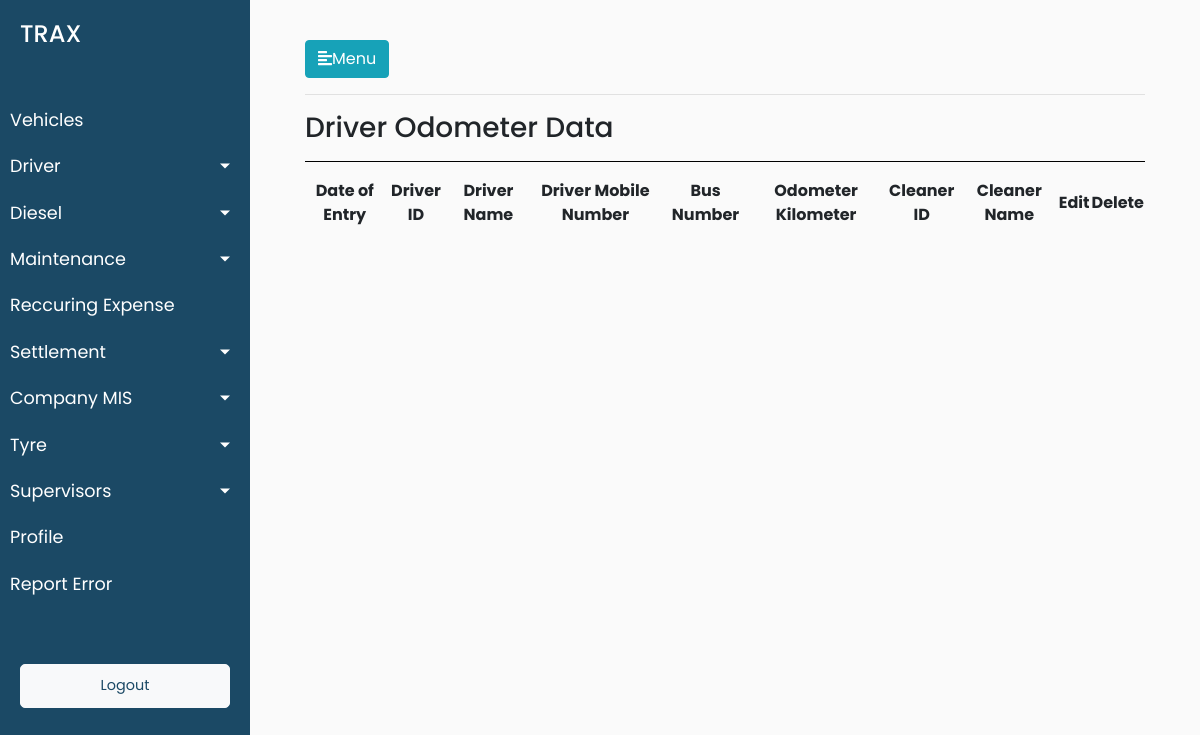
The page /driver/driver_odometer on the database as committed earlier.
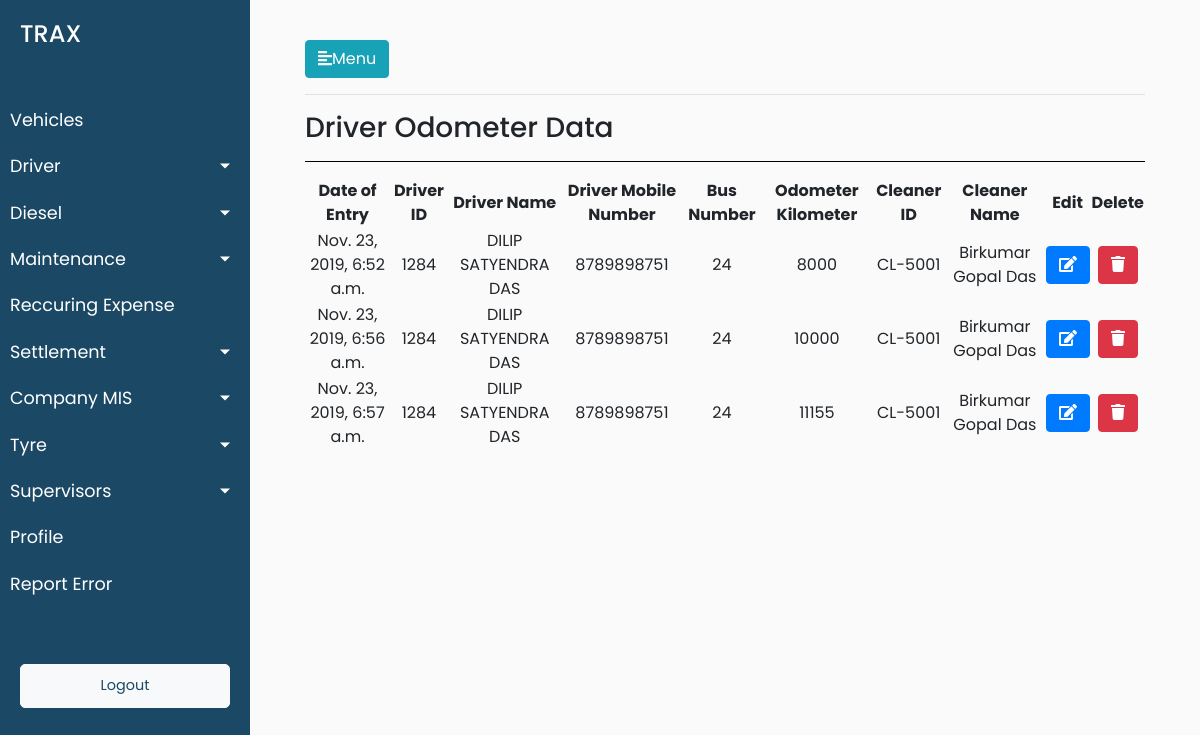
The same page on the database as committed later.
### trax_vehicle_manager_data/models.py (models this page shows, shortened)
class Drivers_Odometer_Data(models.Model):
        drivers_odometer_data_date_of_entry = models.DateTimeField(default=timezone.now)
        drivers_odometer_data_driver_id = models.ForeignKey(Drivers, on_delete = models.CASCADE)
        drivers_odometer_data_mobile_number = models.CharField(max_length=12,blank=True)
        drivers_odometer_data_vehicle_number = models.ForeignKey(Vehicles, on_delete = models.CASCADE,blank=True, null=True)
        drivers_odometer_data_odometer_kilometer = models.CharField(max_length=12,blank=True)
        drivers_odometer_data_cleaner_id = models.ForeignKey(Cleaners, on_delete = models.CASCADE,blank=True, null=True)
        class Meta:
                verbose_name_plural = "Drivers Odometer List"
                verbose_name = "Driver's Odometer"

class Drivers(models.Model):
        driver_reference_no = models.IntegerField()
        driver_driver_name = models.CharField(max_length=264,default="")
        driver_vehicle_short_number = models.CharField(max_length=12,blank=True)
        driver_vehicle_number = models.CharField(max_length=12,blank=True)
        driver_vehicle_type = models.CharField(max_length=264,blank=True)
        vehicle_type_of_module = models.CharField(max_length=264,blank=True)
        driver_joining_date = models.DateTimeField(default=timezone.now)
        driver_license_number = models.CharField(max_length=264,blank=True)
        driver_aadhar_number = models.CharField(max_length=264,blank=True,default="")
        driver_contact_number = models.CharField(max_length=264,blank=True,default="")
        driver_pan_number = models.CharField(max_length=264,blank=True,default="")
        driver_address_proof = models.CharField(max_length=264,blank=True,default="")
        driver_photoid_proof = models.CharField(max_length=264,blank=True,default="")
        driver_driver_bank_name = models.CharField(max_length=264,default="")
        driver_bank_name = models.CharField(max_length=264,blank=True,default="")
        driver_bank_account_number = models.CharField(max_length=264,blank=True)
        driver_ban_ifsc_code = models.CharField(max_length=264,blank=True,default="")
        driver_bank_branch = models.CharField(max_length=264,blank=True,default="")
        driver_alternate_contact_number=models.CharField(max_length=264,blank=True,default="")
        driver_license_residence_address=models.CharField(max_length=264,blank=True,default="")
        driver_aadhar_card_residence_address=models.CharField(max_length=264,blank=True,default="")
        driver_years_of_experience = models.CharField(max_length=264,blank=True,default="")
        driver_last_employer_name = models.CharField(max_length=264,blank=True,default="")
        driver_years_with_kruze_or_aaron = models.CharField(max_length=264,blank=True,default="")
        def __str__(self):
                return str(self.driver_reference_no)

class Vehicles(models.Model):
        vehicle_ownership_choices = (('ATPL','ATPL'),('AT','AT'),('CT','CT'))
        vehicle_ownership_name = models.CharField(choices=vehicle_ownership_choices,max_length=900,default="AT")
        vehicle_id = models.CharField(max_length=900,blank=True)
        vehicle_number = models.CharField(max_length=900,blank=True)
        vehicle_card_number = models.CharField(max_length=900,blank=True)
        vehicle_seating_capacity = models.CharField(max_length=900,blank=True)
        minimum_average = models.CharField(max_length=900,blank=True)
        incremental_average = models.CharField(max_length=900,blank=True)
        vehicle_current_status = models.CharField(max_length=900,blank=True)
        vehicle_buying_date = models.DateTimeField(blank=True)
        vehicle_type = models.CharField(max_length=900,blank=True)
        vehicle_ownership = models.CharField(max_length=900,blank=True)
        vehicle_ownership_details = models.CharField(max_length=900,blank=True)
        vehicle_manufacturer = models.CharField(max_length=900,blank=True)
        vehicle_registered_number = models.CharField(max_length=900,blank=True)
        driver_id = models.ForeignKey(Drivers, on_delete = models.CASCADE)
        cleaner_id = models.ForeignKey(Cleaners, on_delete = models.CASCADE)
        def __str__(self):
            return str(self.pk)
        class Meta:
                verbose_name_plural = "Vehicles Master List"
                verbose_name = "Vehicle"

class Cleaners(models.Model):
    cleaner_Id = models.CharField(max_length=900,blank=True)
    cleaner_Name = models.CharField(max_length=900,blank=True)
    cleaner_Age = models.CharField(max_length=900,blank=True)
    cleaner_License_Number = models.CharField(max_length=900,blank=True)
    cleaner_Address = models.CharField(max_length=900,blank=True)
    cleaner_Contact_Number = models.CharField(max_length=900,blank=True)
    cleaner_Salary = models.CharField(max_length=900,blank=True)
    cleaner_joining_date = models.DateTimeField(blank=True)
    cleaner_aadhar_number = models.CharField(max_length=900,blank=True)
    cleaner_pan_number = models.CharField(max_length=900,blank=True)
    cleaner_alternate_contact_number = models.CharField(max_length=900,blank=True)
    cleaner_address_proof = models.CharField(max_length=900,blank=True)
    cleaner_photo_id_proof = models.CharField(max_length=900,blank=True)
    class Meta:
        verbose_name_plural = "Cleaners Master List"
        verbose_name = "Cleaner"

### trax_vehicle_manager_data/views.py (the view)
# urls.py: path('driver/driver_odometer',views.driver_odometer,name='driver_odometer'),
def driver_odometer(request):
    driver_odometer_objects = Drivers_Odometer_Data.objects.all()
    data = {'driver_odometer_list': driver_odometer_objects}
    return render(request,'trax_vehicle_manager_data/driver_odometer.html',data)

### trax_vehicle_manager_data/templates/trax_vehicle_manager_data/driver_odometer.html (shortened to what this page needs)
{% extends 'trax_vehicle_manager_data/base.html' %}
{% load static %}
{% block stylesheets %}
<link rel="stylesheet" href="//cdn.datatables.net/1.10.19/css/jquery.dataTables.min.css">
{% endblock stylesheets %}
{% block content %}
<hr>
<h3>Driver Odometer Data</h3>
<hr style="background-color: black">
<div>
    <table id="test_table" class="display" style="width:100%;text-align: center">
        <thead>
            <tr>
                <th>Date of Entry</th>
                <th>Driver ID</th>
                <th>Driver Name</th>
                <th>Driver Mobile Number</th>
                <th>Bus Number</th>
                <th>Odometer Kilometer</th>
                <th>Cleaner ID</th>
                <th>Cleaner Name</th>
                <th>Edit</th>
                <th>Delete</th>
            </tr>
        </thead>
        <tbody>
            {% for odometer in driver_odometer_list %}
            <tr>
                <td>{{odometer.drivers_odometer_data_date_of_entry}}</td>
                <td>{{odometer.drivers_odometer_data_driver_id}}</td>
                <td>{{odometer.drivers_odometer_data_driver_id.driver_driver_name}}</td>
                <td>{{odometer.drivers_odometer_data_mobile_number}}</td>
                <td>{{odometer.drivers_odometer_data_vehicle_number}}</td>
                <td>{{odometer.drivers_odometer_data_odometer_kilometer}}</td>
                <td>{{odometer.drivers_odometer_data_cleaner_id.cleaner_Id}}</td>
                <td>{{odometer.drivers_odometer_data_cleaner_id.cleaner_Name}}</td>
                <td><button class="btn btn-primary"><i class="fa fa-edit"></i></button></td>
                <td><button class="btn btn-danger"><i class="fa fa-trash"></i></button></td>
            </tr>
            {% endfor %}
        </tbody>
    </table>
</div>
{% endblock %}

### trax_vehicle_manager_data/templates/trax_vehicle_manager_data/base.html (shortened to what this page needs)
<!DOCTYPE html>
<html>
{% load static %}
<head>
    <link rel="stylesheet" href="https://stackpath.bootstrapcdn.com/bootstrap/4.1.0/css/bootstrap.min.css">
    <link rel="stylesheet" href="{% static 'trax_vehicle_manager_data/style.css' %}">
    <link rel="stylesheet" href="https://cdnjs.cloudflare.com/ajax/libs/malihu-custom-scrollbar-plugin/3.1.5/jquery.mCustomScrollbar.min.css">
    {% block stylesheets %}
    {% endblock stylesheets %}
</head>
<body>
    <div class="wrapper">
        <nav id="sidebar">
            <div class="sidebar-header">
                <h4>TRAX</h4>
            </div>
            <ul class="list-unstyled components">
                <li>
                    <a href="{% url 'trax_vehicle_manager_data:vehicles' %}">Vehicles</a>
                </li>
                <li>
                    <a href="#homeSubmenu" data-toggle="collapse" aria-expanded="false" class="dropdown-toggle">Driver</a>
                </li>
                 <li>
                    <a href="#homeSubmenu1" data-toggle="collapse" aria-expanded="false" class="dropdown-toggle">Diesel</a>
                </li>
                <li>
                    <a href="#homeSubmenu2" data-toggle="collapse" aria-expanded="false" class="dropdown-toggle">Maintenance</a>
                </li>
                <li>
                    <a href="{% url 'trax_vehicle_manager_data:recurring_expense' %}">Reccuring Expense</a>
                </li>
                <li>
                    <a href="#homeSubmenu3" data-toggle="collapse" aria-expanded="false" class="dropdown-toggle">Settlement</a>
                </li>
                <li>
                    <a href="#homeSubmenu4" data-toggle="collapse" aria-expanded="false" class="dropdown-toggle">Company MIS</a>
                </li>
                <li>
                    <a href="#homeSubmenu5" data-toggle="collapse" aria-expanded="false" class="dropdown-toggle">Tyre</a>
                </li>
                <li>
                    <a href="#homeSubmenu6" data-toggle="collapse" aria-expanded="false" class="dropdown-toggle">Supervisors</a>
                </li>
                <li>
                    <a href="{% url 'trax_vehicle_manager_data:profile' %}">Profile</a>
                </li>
                <li>
                    <a href="{% url 'trax_vehicle_manager_data:report_error' %}">Report Error</a>
                </li>
            </ul>
            <ul class="list-unstyled CTAs">
                <li>
                    <a href="{% url 'trax_vehicle_manager_data:login' %}" class="btn btn-light">
                        <font color="#1B4965">Logout</font>
                    </a>
                </li>
            </ul>
        </nav>
        <div id="content">
            <div class="container-fluid">
                <button type="button" id="sidebarCollapse" class="btn btn-info">
                    <i class="fas fa-align-left"></i>Menu
                </button>
                {% block content %}
                {% endblock %}
            </div>
        </div>
    </div>
</body>
</html>

### trax_vehicle_manager_data/static/trax_vehicle_manager_data/style.css (style rules this page uses)
body { font-family: 'Poppins', sans-serif; background: #fafafa; }
a, a:hover, a:focus { color: inherit; text-decoration: none; transition: all 0.3s; }
.wrapper { display: flex; width: 100%; }
#sidebar { width: 250px; position: fixed; top: 0; left: 0; height: 100vh; z-index: 999; background: #1B4965; color: #fff; transition: all 0.3s; }
#sidebar .sidebar-header { padding: 20px; background: #1B4965; }
#sidebar ul.components { padding: 20px 0; border-bottom: 1px solid #1B4965; }
#sidebar ul li a { padding: 10px; font-size: 1.1em; display: block; }
a[data-toggle="collapse"] { position: relative; }
.dropdown-toggle::after { display: block; position: absolute; top: 50%; right: 20px; transform: translateY(-50%); }
ul.CTAs { padding: 20px; }
ul.CTAs a { text-align: center; font-size: 0.9em !important; display: block; border-radius: 5px; margin-bottom: 5px; }
#content { width: calc(100% - 250px); padding: 40px; min-height: 100vh; transition: all 0.3s; position: absolute; top: 0; right: 0; }
#test_table { text-align: center; }

Rows that differ between the two databases and show on the page:
added Drivers_Odometer_Data: drivers_odometer_data_date_of_entry "Nov. 23, 2019, 6:52 a.m.", drivers_odometer_data_driver_id "1284", drivers_odometer_data_driver_id.driver_driver_name "DILIP SATYENDRA DAS", drivers_odometer_data_mobile_number "8789898751", drivers_odometer_data_vehicle_number "24", drivers_odometer_data_odometer_kilometer "8000", drivers_odometer_data_cleaner_id.cleaner_Id "CL-5001", drivers_odometer_data_cleaner_id.cleaner_Name "Birkumar Gopal Das"
added Drivers_Odometer_Data: drivers_odometer_data_date_of_entry "Nov. 23, 2019, 6:56 a.m.", drivers_odometer_data_driver_id "1284", drivers_odometer_data_driver_id.driver_driver_name "DILIP SATYENDRA DAS", drivers_odometer_data_mobile_number "8789898751", drivers_odometer_data_vehicle_number "24", drivers_odometer_data_odometer_kilometer "10000", drivers_odometer_data_cleaner_id.cleaner_Id "CL-5001", drivers_odometer_data_cleaner_id.cleaner_Name "Birkumar Gopal Das"
added Drivers_Odometer_Data: drivers_odometer_data_date_of_entry "Nov. 23, 2019, 6:57 a.m.", drivers_odometer_data_driver_id "1284", drivers_odometer_data_driver_id.driver_driver_name "DILIP SATYENDRA DAS", drivers_odometer_data_mobile_number "8789898751", drivers_odometer_data_vehicle_number "24", drivers_odometer_data_odometer_kilometer "11155", drivers_odometer_data_cleaner_id.cleaner_Id "CL-5001", drivers_odometer_data_cleaner_id.cleaner_Name "Birkumar Gopal Das"
